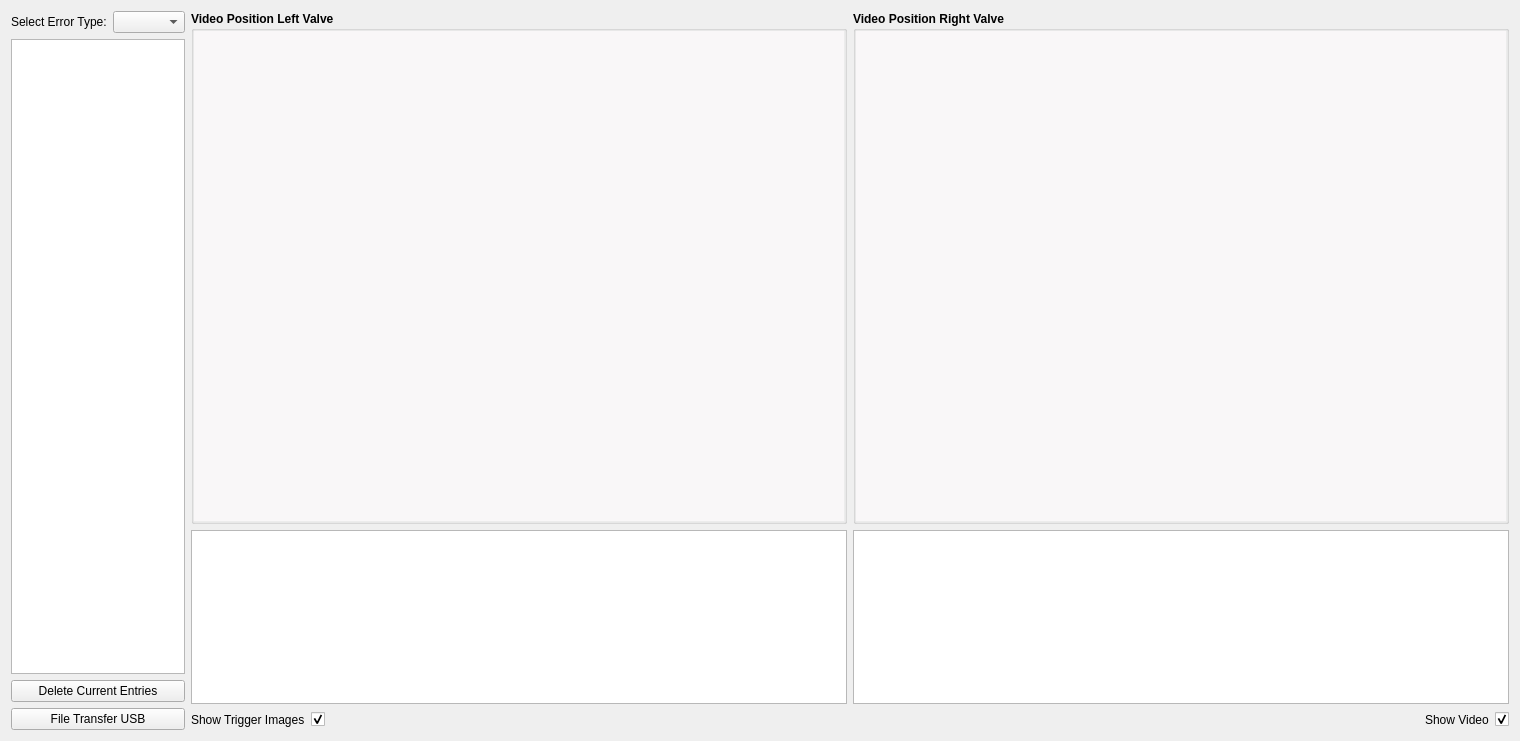
<?xml version="1.0" encoding="UTF-8"?>
<ui version="4.0">
 <class>EjectedBottlesDialog</class>
 <widget class="QWidget" name="EjectedBottlesDialog">
  <property name="geometry">
   <rect>
    <x>0</x>
    <y>0</y>
    <width>1512</width>
    <height>741</height>
   </rect>
  </property>
  <property name="windowTitle">
   <string/>
  </property>
  <layout class="QGridLayout" name="gridLayout_13">
   <item row="0" column="0">
    <layout class="QGridLayout" name="gridLayout_12">
     <item row="1" column="0">
      <widget class="QPushButton" name="pushButtonDeleteDir">
       <property name="text">
        <string>Delete Current Entries</string>
       </property>
      </widget>
     </item>
     <item row="0" column="0">
      <layout class="QGridLayout" name="gridLayout_7">
       <item row="0" column="0">
        <layout class="QGridLayout" name="gridLayout_6">
         <item row="0" column="0">
          <widget class="QLabel" name="labelSelectErrorType">
           <property name="sizePolicy">
            <sizepolicy hsizetype="Fixed" vsizetype="Preferred">
             <horstretch>0</horstretch>
             <verstretch>0</verstretch>
            </sizepolicy>
           </property>
           <property name="text">
            <string>Select Error Type:</string>
           </property>
          </widget>
         </item>
         <item row="0" column="1">
          <widget class="QComboBox" name="comboBoxSelectErrorType"/>
         </item>
        </layout>
       </item>
       <item row="1" column="0">
        <widget class="QListWidget" name="EjectedBottlesImageList"/>
       </item>
      </layout>
     </item>
     <item row="2" column="0">
      <widget class="QPushButton" name="pushButtonFileTransfer">
       <property name="text">
        <string>File Transfer USB</string>
       </property>
      </widget>
     </item>
    </layout>
   </item>
   <item row="0" column="1">
    <layout class="QGridLayout" name="gridLayout_11">
     <item row="0" column="0">
      <layout class="QGridLayout" name="gridLayout_5">
       <item row="0" column="0">
        <widget class="QGroupBox" name="groupBoxShowLeftTrigger">
         <property name="font">
          <font>
           <weight>75</weight>
           <bold>true</bold>
          </font>
         </property>
         <property name="title">
          <string>Video Position Left Valve</string>
         </property>
         <layout class="QGridLayout" name="gridLayout_10">
          <property name="leftMargin">
           <number>0</number>
          </property>
          <property name="topMargin">
           <number>0</number>
          </property>
          <property name="rightMargin">
           <number>0</number>
          </property>
          <property name="bottomMargin">
           <number>0</number>
          </property>
          <property name="spacing">
           <number>0</number>
          </property>
          <item row="0" column="0">
           <layout class="QGridLayout" name="gridLayout_2">
            <item row="0" column="0">
             <widget class="QFrame" name="frameImageLeftTrigger">
              <property name="minimumSize">
               <size>
                <width>650</width>
                <height>490</height>
               </size>
              </property>
              <property name="maximumSize">
               <size>
                <width>650</width>
                <height>490</height>
               </size>
              </property>
              <property name="styleSheet">
               <string notr="true">QFrame {
 border: 0px solid rgb(0,0,0);
 background:rgb(249,247,248);
}</string>
              </property>
              <property name="frameShape">
               <enum>QFrame::Box</enum>
              </property>
              <property name="frameShadow">
               <enum>QFrame::Plain</enum>
              </property>
              <layout class="QGridLayout" name="gridLayout_4">
               <property name="leftMargin">
                <number>0</number>
               </property>
               <property name="topMargin">
                <number>0</number>
               </property>
               <property name="rightMargin">
                <number>0</number>
               </property>
               <property name="bottomMargin">
                <number>0</number>
               </property>
               <property name="spacing">
                <number>6</number>
               </property>
              </layout>
             </widget>
            </item>
           </layout>
          </item>
         </layout>
        </widget>
       </item>
       <item row="1" column="0">
        <widget class="QTextEdit" name="textEditResultLeftTrigger">
         <property name="readOnly">
          <bool>true</bool>
         </property>
        </widget>
       </item>
      </layout>
     </item>
     <item row="0" column="1">
      <layout class="QGridLayout" name="gridLayout_15">
       <item row="0" column="0">
        <widget class="QGroupBox" name="groupBoxShowRightTrigger">
         <property name="font">
          <font>
           <weight>75</weight>
           <bold>true</bold>
          </font>
         </property>
         <property name="title">
          <string>Video Position Right Valve</string>
         </property>
         <layout class="QGridLayout" name="gridLayout_9">
          <property name="leftMargin">
           <number>0</number>
          </property>
          <property name="topMargin">
           <number>0</number>
          </property>
          <property name="rightMargin">
           <number>0</number>
          </property>
          <property name="bottomMargin">
           <number>0</number>
          </property>
          <property name="spacing">
           <number>0</number>
          </property>
          <item row="0" column="0">
           <layout class="QGridLayout" name="gridLayout">
            <item row="0" column="0">
             <widget class="QFrame" name="frameImageRightTrigger">
              <property name="minimumSize">
               <size>
                <width>650</width>
                <height>490</height>
               </size>
              </property>
              <property name="maximumSize">
               <size>
                <width>650</width>
                <height>490</height>
               </size>
              </property>
              <property name="styleSheet">
               <string notr="true">QFrame {
 border: 0px solid rgb(0,0,0);
 background:rgb(249,247,248);
}</string>
              </property>
              <property name="frameShape">
               <enum>QFrame::Box</enum>
              </property>
              <property name="frameShadow">
               <enum>QFrame::Plain</enum>
              </property>
              <layout class="QGridLayout" name="gridLayout_3">
               <property name="leftMargin">
                <number>0</number>
               </property>
               <property name="topMargin">
                <number>0</number>
               </property>
               <property name="rightMargin">
                <number>0</number>
               </property>
               <property name="bottomMargin">
                <number>0</number>
               </property>
               <property name="spacing">
                <number>6</number>
               </property>
              </layout>
             </widget>
            </item>
           </layout>
          </item>
         </layout>
        </widget>
       </item>
       <item row="1" column="0">
        <widget class="QTextEdit" name="textEditResultRightTrigger">
         <property name="readOnly">
          <bool>true</bool>
         </property>
        </widget>
       </item>
      </layout>
     </item>
     <item row="1" column="0" colspan="2">
      <layout class="QGridLayout" name="gridLayout_8">
       <item row="0" column="0">
        <layout class="QGridLayout" name="gridLayout_33">
         <item row="0" column="0">
          <widget class="QLabel" name="labelSelectShowTriggerImages">
           <property name="text">
            <string>Show Trigger Images</string>
           </property>
          </widget>
         </item>
         <item row="0" column="1">
          <widget class="QCheckBox" name="checkBoxSelectShowTriggerImages">
           <property name="text">
            <string/>
           </property>
           <property name="checked">
            <bool>true</bool>
           </property>
          </widget>
         </item>
        </layout>
       </item>
       <item row="0" column="1">
        <spacer name="horizontalSpacer">
         <property name="orientation">
          <enum>Qt::Horizontal</enum>
         </property>
         <property name="sizeHint" stdset="0">
          <size>
           <width>368</width>
           <height>20</height>
          </size>
         </property>
        </spacer>
       </item>
       <item row="0" column="2">
        <layout class="QGridLayout" name="gridLayout_34">
         <item row="0" column="0">
          <widget class="QLabel" name="labelSelectShowVideo">
           <property name="text">
            <string>Show Video</string>
           </property>
          </widget>
         </item>
         <item row="0" column="1">
          <widget class="QCheckBox" name="checkBoxSelectShowVideo">
           <property name="text">
            <string/>
           </property>
           <property name="checked">
            <bool>true</bool>
           </property>
          </widget>
         </item>
        </layout>
       </item>
      </layout>
     </item>
    </layout>
   </item>
  </layout>
 </widget>
 <resources/>
 <connections/>
</ui>
